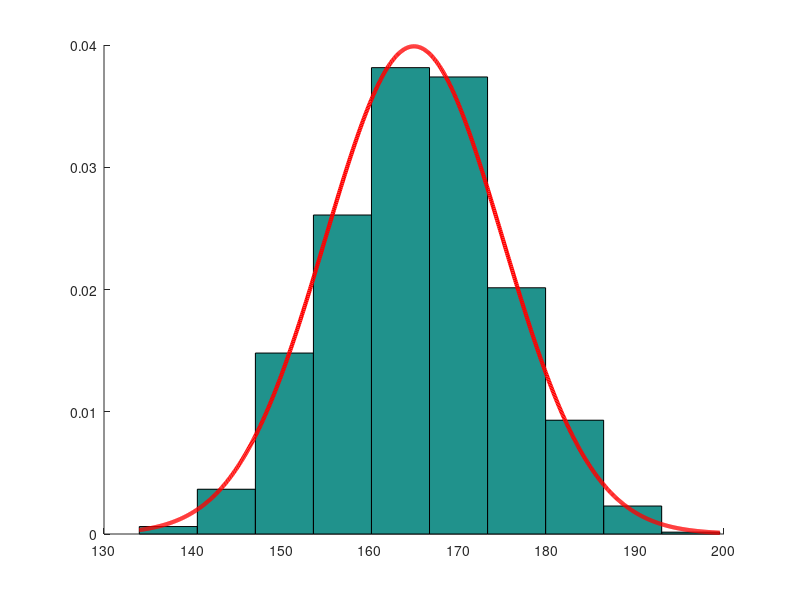

The MATLAB source for this figure:
% normrnd - pentru a genera numere aleatoare conform distributiei normale
% normrnd(m , s , l , c)
% m - valoarea medie
% s - deviatia standard (sigma)
% l - numar de linii
% c - numar de coloane

clf;hold on;

nr_bare = 10;
x = normrnd(165 , 10 , 1 , 1000);
[nn , xx] = hist(x , nr_bare);
hist(x , xx , nr_bare / (max(x) - min(x)));

diviziune = linspace(min(x) , max(x) , 1000);
valori = normpdf(diviziune , 165 , 10);
plot(diviziune , valori , '-r' , 'linewidth' , 3);